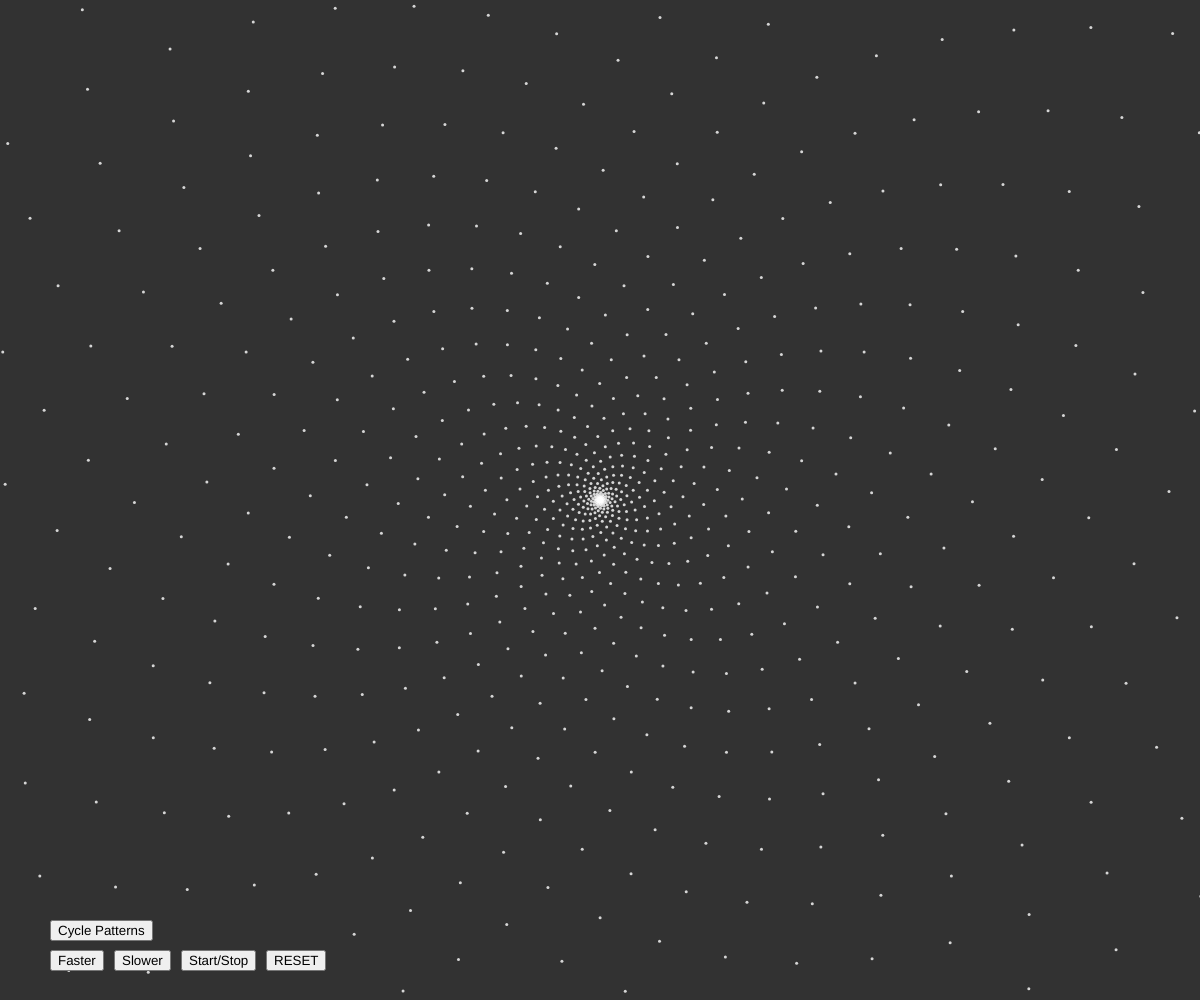
Frame 1 (no input)
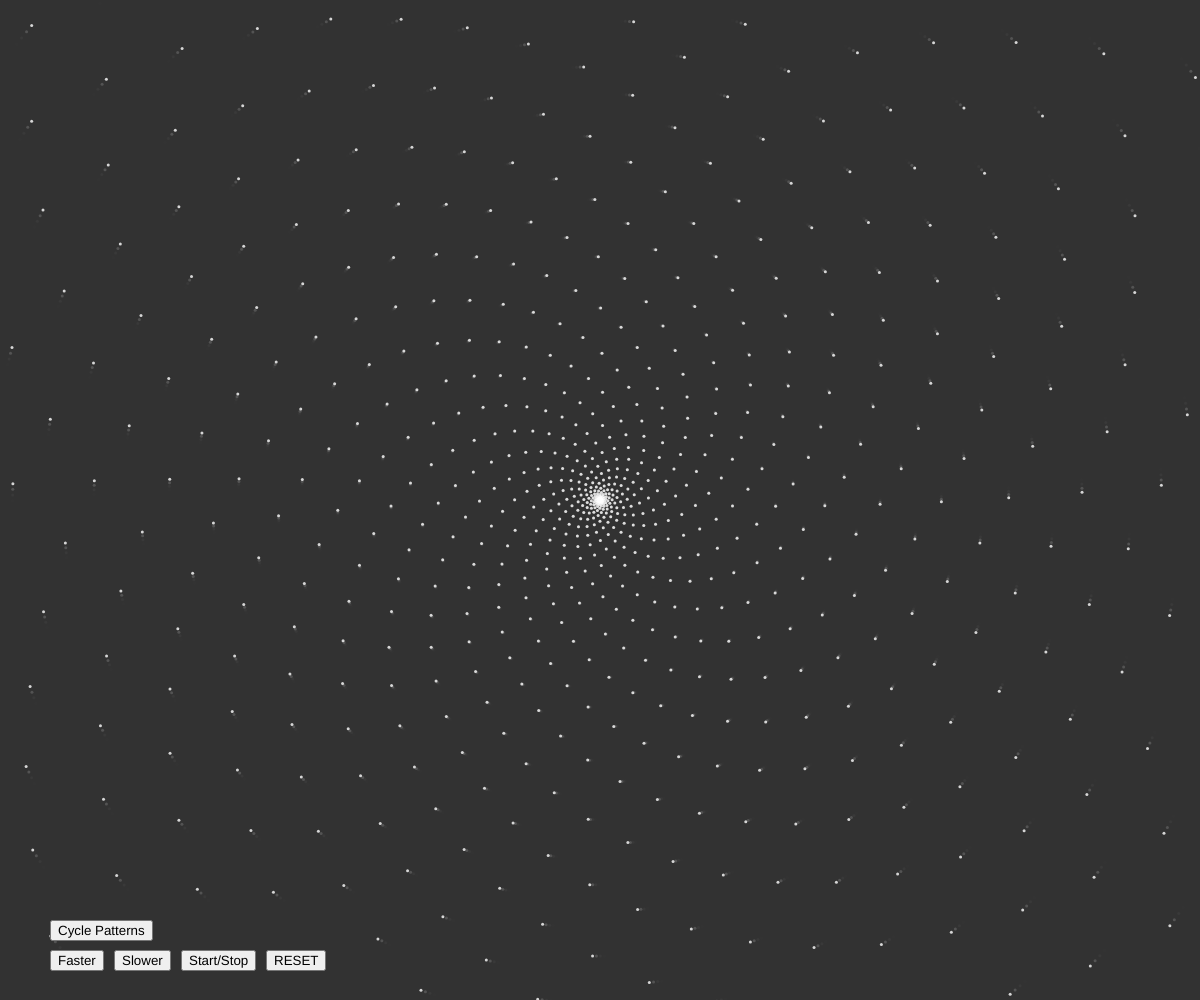
Frame 60 (no input)
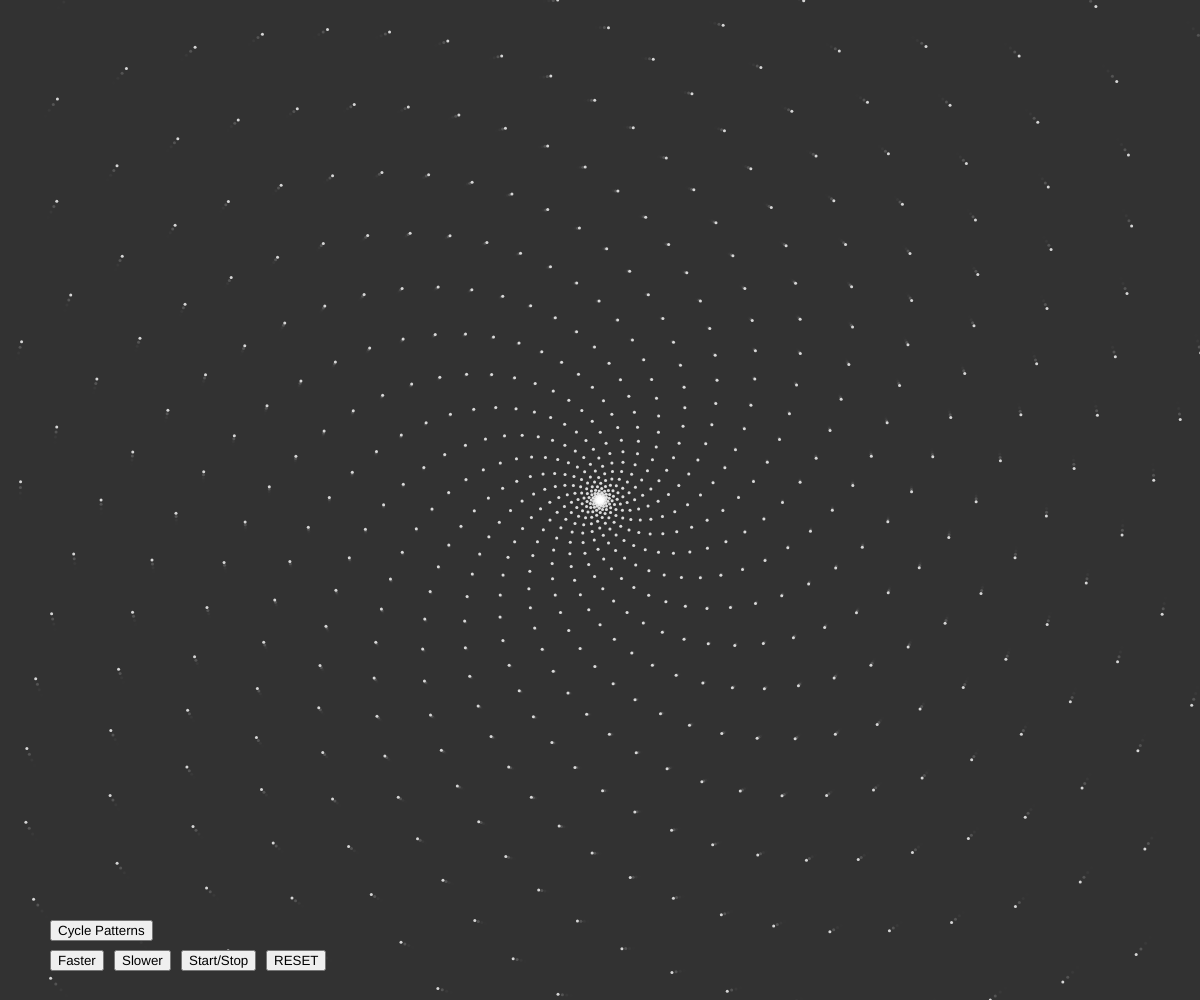
Frame 120 (the mouse pressed at the canvas centre since frame 60)

The p5.js sketch that drew these frames (run headless with seeded random() and noise() and a simulated clock; from frame 60 on, the mouse is pressed at the canvas centre):

// p5.js sketch
// ── sketch.js
/*
	TODO --

*/


var points = [];
var numPoints = 1000;
var turnFraction = (1 + Math.sqrt(5)) / 2; // Use Phi for a sick pattern
var speed = 0.000002;
var tempSpeed = speed;
// Used for highlighting points
var offset = 0;
var highlight = 0;

function setup () {
	createCanvas(windowWidth, windowHeight);
	background(51);
	stroke("rgba(255, 255, 255, 0.8)");
	strokeWeight(3);

	// Add controls directly to the canvas
	button = createButton("Faster");
	button.position(50, height - 50);
	button.mousePressed(faster);
	button2 = createButton("Slower");
	button2.position(button.x + button.width + 10, height - 50);
	button2.mousePressed(slower);
	button3 = createButton("Start/Stop");
	button3.position(button2.x + button2.width + 10, height - 50);
	button3.mousePressed(startStop);
	button4 = createButton("RESET");
	button4.position(button3.x + button3.width + 10, height - 50);
	button4.mousePressed(reset);
	button5 = createButton("Cycle Patterns");
	button5.position(50, height - 80);
	button5.mousePressed(patterns);

	for (var i = 0; i < numPoints; i++) {
		var dist = i*i / (numPoints - 1);
		var angle = 2 * Math.PI * turnFraction * i;
		var x = dist * Math.cos(angle) + width/2;
		var y = dist * Math.sin(angle) + height/2;

		points.push({x: x, y: y});
	}
}

function draw () {
	background("rgba(51, 51, 51, 0.8)");
	for (var i = 0; i < numPoints; i++) {
		var dist = i*i / (numPoints - 1);
		var angle = 2 * Math.PI * turnFraction * i;
		var x = dist * Math.cos(angle) + width/2;
		var y = dist * Math.sin(angle) + height/2;

		points[i].x = x;
		points[i].y = y;
		if ((i + offset) % highlight == 0) {
			stroke("rgb(255, 167, 26)");
			strokeWeight(4);
		} else {
			stroke("rgba(255, 255, 255, 0.8)");
			strokeWeight(3);
		}
		point(x, y);
	}
	turnFraction += speed;
}

// Increase the speed by a fraction of itself, up to a limit
function faster () {
	var extra = speed * 0.3;
	if (speed + extra > 5 || speed == 0) {
		//empty
	} else {
		speed += extra;
	}
	tempSpeed = speed;
}

// Lessen the speed by a fraction of itself, up to a limit
function slower () {
	var extra = speed * 0.3;
	if (speed - extra < 0.000002) {
		speed = 0.000002;
	} else {
		speed -= extra;
	}
	tempSpeed = speed;
}

// Start and stop the animation
function startStop () {
	if (speed == 0) {
		speed = tempSpeed;
	} else {
		speed = 0;
	}
}

// Restore the default values for speed and Phi
function reset () {
	turnFraction = (1 + Math.sqrt(5)) / 2;
	if (speed == 0) {
		// Keep it frozen
		tempSpeed = 0.000002;
	} else {
		speed = 0.000002;
		tempSpeed = speed;
	}
}

function patterns () {
	if (highlight == 0 ) {
		highlight = 2;
	} else {
		highlight++;
	}
	highlight = highlight % 11;
	console.log(highlight);
}

function windowResized () {
	resizeCanvas(windowWidth, windowHeight);
	background(51);
}
